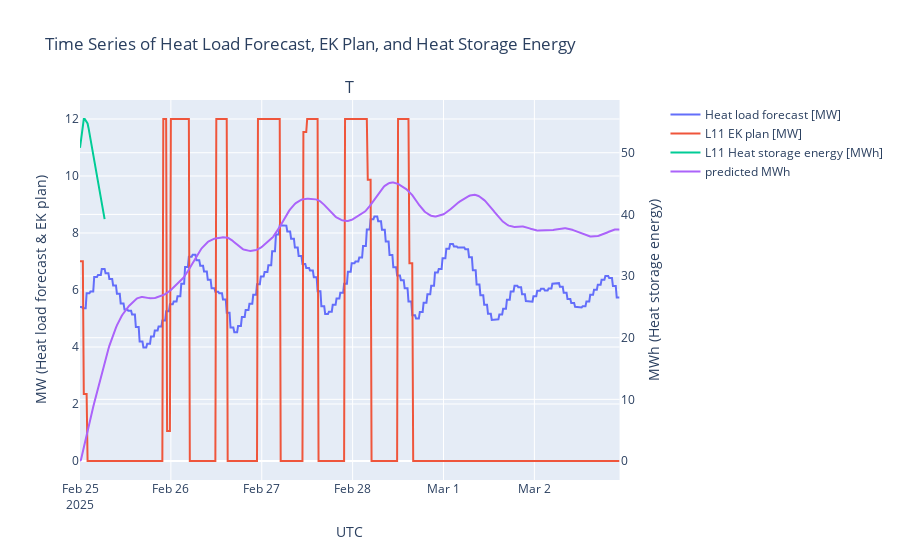

The cell this chart's notebook holds for it:
### Code cell
testfile['predicted MWh'] = y_values


fig = make_subplots(rows=1, cols=1,shared_xaxes=True,vertical_spacing=0.1,subplot_titles=('Time Series Plot'),specs=[[{'secondary_y': True}]]  )

fig.add_trace(go.Scatter(x=testfile['UTC'], y=testfile['Heat load forecast [MW]'], mode='lines', name='Heat load forecast [MW]'),secondary_y=False)

fig.add_trace(go.Scatter(x=testfile['UTC'], y=testfile['L11 EK plan [MW]'], mode='lines', name='L11 EK plan [MW]'),secondary_y=False)

fig.add_trace(go.Scatter(x=testfile['UTC'], y=testfile['L11 Heat storage energy [MWh]'], mode='lines', name='L11 Heat storage energy [MWh]'),secondary_y=True)

fig.add_trace(go.Scatter(x=testfile['UTC'], y=testfile['predicted MWh'], mode='lines', name='predicted MWh'),secondary_y=True)

fig.update_layout(
    title_text="Time Series of Heat Load Forecast, EK Plan, and Heat Storage Energy",
    xaxis_title="UTC",
    yaxis_title="MW (Heat load forecast & EK plan)",
    yaxis2_title="MWh (Heat storage energy)",
    template="plotly",
)

fig.show()

### Figure 1 — Plotly figure (JSON) as saved in the notebook; plotly's stock layout.template omitted (floating-point values rounded to 4 significant figures; data arrays with more than 128 entries replaced by an {"elided": "..."} marker saying what was removed)
{"data": [{"mode": "lines", "name": "Heat load forecast [MW]", "type": "scatter", "x": {"elided": "571 str values"}, "xaxis": "x", "y": {"elided": "571 float values"}, "yaxis": "y"}, {"mode": "lines", "name": "L11 EK plan [MW]", "type": "scatter", "x": {"elided": "571 str values"}, "xaxis": "x", "y": {"elided": "571 float values"}, "yaxis": "y"}, {"mode": "lines", "name": "L11 Heat storage energy [MWh]", "type": "scatter", "x": {"elided": "571 str values"}, "xaxis": "x", "y": {"elided": "571 float values"}, "yaxis": "y2"}, {"mode": "lines", "name": "predicted MWh", "type": "scatter", "x": {"elided": "571 str values"}, "xaxis": "x", "y": {"elided": "571 float values"}, "yaxis": "y2"}], "layout": {"annotations": [{"font": {"size": 16}, "showarrow": false, "text": "T", "x": 0.47, "xanchor": "center", "xref": "paper", "y": 1, "yanchor": "bottom", "yref": "paper"}], "title": {"text": "Time Series of Heat Load Forecast, EK Plan, and Heat Storage Energy"}, "xaxis": {"anchor": "y", "domain": [0, 0.94], "title": {"text": "UTC"}}, "yaxis": {"anchor": "x", "domain": [0, 1], "title": {"text": "MW (Heat load forecast & EK plan)"}}, "yaxis2": {"anchor": "x", "overlaying": "y", "side": "right", "title": {"text": "MWh (Heat storage energy)"}}}}
